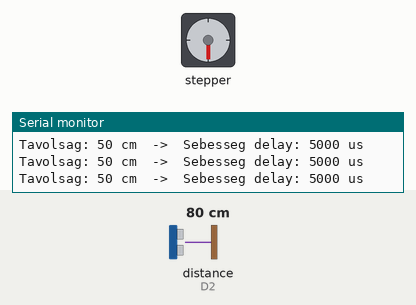
Simulated run of this program. Board: ESP8266 (Wemos D1 mini). Parts: stepper motor, the last lines printed to the serial monitor. Wiring (inferred from the names in the program): ultrasonic range finder: trigger D1; echo D2; stepper motor driver (200 steps per turn assumed): step D3; direction D4. The inputs (shaded band) are chosen by the test bench; at power-on: distance to the obstacle (sensor on D2) 80 cm. The echo pulse lasts 58.3 µs per cm.

Above: at 1.2 s.
1.3 s: distance to the obstacle (sensor on D2) set to 2 cm
At 1.59 s:
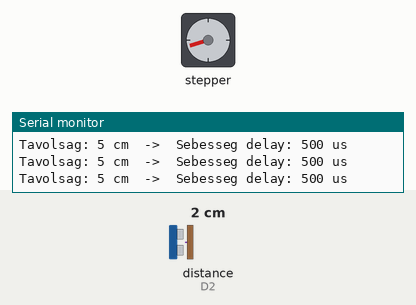
4.3 s: distance to the obstacle (sensor on D2) set to 35 cm
At 4.83 s:
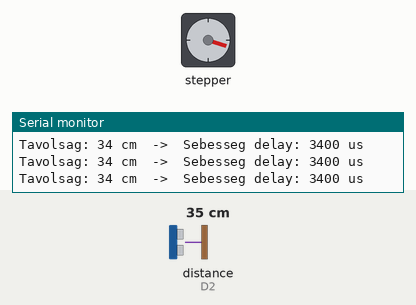
7.3 s: distance to the obstacle (sensor on D2) set to 250 cm
At 7.83 s:
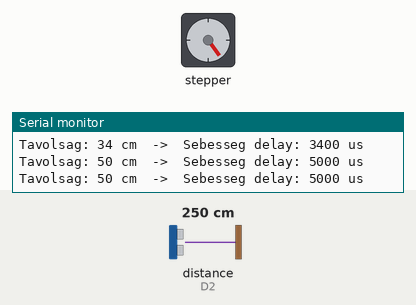
Timing chart, 0 to 16.3 s (numbered marks = the images above; inputs shaded):
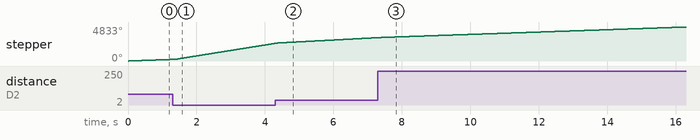

The program:

main.cpp
```cpp
#include <Arduino.h>

const int trigPin = D1;  // GPIO5
const int echoPin = D2;  // GPIO4
const int dirPin = D4;
const int stepPin = D3;

void setup() {
  pinMode(stepPin, OUTPUT);
  pinMode(dirPin, OUTPUT);
  pinMode(trigPin, OUTPUT);
  pinMode(echoPin, INPUT);
  Serial.begin(9600);
  digitalWrite(dirPin, HIGH); // állandó irány (opcionálisan váltogatható is)
}

// Távolságmérés (HC-SR04)
long readDistanceCM() {
  digitalWrite(trigPin, LOW);
  delayMicroseconds(2);
  digitalWrite(trigPin, HIGH);
  delayMicroseconds(10);
  digitalWrite(trigPin, LOW);

  long duration = pulseIn(echoPin, HIGH, 20000); // max 20 ms = kb. 340 cm
  long distance = duration * 0.034 / 2;

  if (distance == 0) distance = 50;  // ha nincs jel, tekintsük max távolnak
  return constrain(distance, 5, 50); // korlátozzuk 5 és 50 cm közé
}

// Motor forgatása adott sebességgel
void spin(int count, int dir, int del) {
  digitalWrite(dirPin, dir);
  for (int i = 0; i < count; i++) {
    digitalWrite(stepPin, HIGH);
    delayMicroseconds(del);
    digitalWrite(stepPin, LOW);
    delayMicroseconds(del);
  }
}

void loop() {
  // Minden ciklusban új távolság és új sebesség
  long distance = readDistanceCM();

  // Leképezés: 5 cm → 500 µs delay, 50 cm → 5000 µs delay
  int delayMicros = map(distance, 5, 50, 500, 5000);

  // Debug info soros monitorra
  Serial.print("Tavolsag: ");
  Serial.print(distance);
  Serial.print(" cm  ->  Sebesseg delay: ");
  Serial.print(delayMicros);
  Serial.println(" us");

  // Pörögjön folyamatosan kis adagokban (pl. 20 lépés), automatikusan frissítve
  spin(20, 1, delayMicros);
}
```
